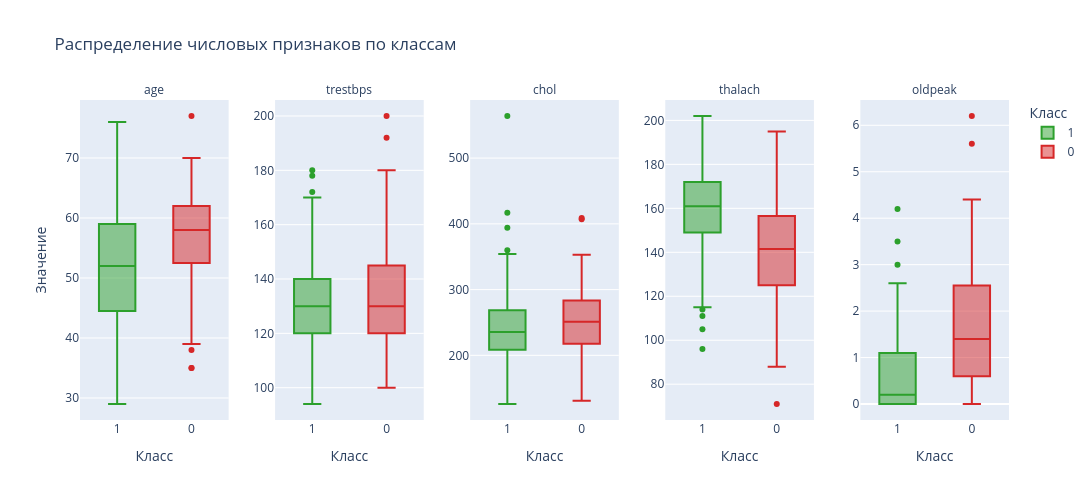

Notebook code for this chart:
### Markdown cell above
## 3.1 Распределение числовых признаков по классам (интерактивный график)

График интерактивный: можно наводить курсор на «ящик», чтобы увидеть точные значения
квартилей, и скрывать классы кликом по легенде.

### Code cell
long = df.melt(id_vars=target, value_vars=numeric_features,
               var_name='Признак', value_name='Значение')
long['Класс'] = long[target].astype(str)

fig = px.box(
    long, x='Класс', y='Значение', color='Класс',
    facet_col='Признак', facet_col_spacing=0.05,
    category_orders={'Признак': numeric_features},
    color_discrete_map={'0': '#d62728', '1': '#2ca02c'},
    title='Распределение числовых признаков по классам',
    points='outliers',
)
fig.update_yaxes(matches=None, showticklabels=True)
fig.for_each_annotation(lambda a: a.update(text=a.text.split('=')[-1]))
fig.update_layout(width=1200, height=500)

fig.write_html('numeric_boxplot.html', include_plotlyjs='cdn')
fig.write_image('numeric_boxplot.png', width=1200, height=500)
fig.show()

### Figure 1 — Plotly figure (JSON) as saved in the notebook; plotly's stock layout.template omitted (floating-point values rounded to 4 significant figures; data arrays with more than 128 entries replaced by an {"elided": "..."} marker saying what was removed)
{"data": [{"alignmentgroup": "True", "boxpoints": "outliers", "hovertemplate": "Класс=%{x}<br>Признак=age<br>Значение=%{y}<extra></extra>", "legendgroup": "1", "marker": {"color": "#2ca02c"}, "name": "1", "notched": false, "offsetgroup": "1", "orientation": "v", "showlegend": true, "type": "box", "x": {"elided": "160 str values"}, "x0": " ", "xaxis": "x", "y": {"elided": "160 float values"}, "y0": " ", "yaxis": "y"}, {"alignmentgroup": "True", "boxpoints": "outliers", "hovertemplate": "Класс=%{x}<br>Признак=age<br>Значение=%{y}<extra></extra>", "legendgroup": "0", "marker": {"color": "#d62728"}, "name": "0", "notched": false, "offsetgroup": "0", "orientation": "v", "showlegend": true, "type": "box", "x": {"elided": "136 str values"}, "x0": " ", "xaxis": "x", "y": {"elided": "136 float values"}, "y0": " ", "yaxis": "y"}, {"alignmentgroup": "True", "boxpoints": "outliers", "hovertemplate": "Класс=%{x}<br>Признак=trestbps<br>Значение=%{y}<extra></extra>", "legendgroup": "1", "marker": {"color": "#2ca02c"}, "name": "1", "notched": false, "offsetgroup": "1", "orientation": "v", "showlegend": false, "type": "box", "x": {"elided": "160 str values"}, "x0": " ", "xaxis": "x2", "y": {"elided": "160 float values"}, "y0": " ", "yaxis": "y2"}, {"alignmentgroup": "True", "boxpoints": "outliers", "hovertemplate": "Класс=%{x}<br>Признак=trestbps<br>Значение=%{y}<extra></extra>", "legendgroup": "0", "marker": {"color": "#d62728"}, "name": "0", "notched": false, "offsetgroup": "0", "orientation": "v", "showlegend": false, "type": "box", "x": {"elided": "136 str values"}, "x0": " ", "xaxis": "x2", "y": {"elided": "136 float values"}, "y0": " ", "yaxis": "y2"}, {"alignmentgroup": "True", "boxpoints": "outliers", "hovertemplate": "Класс=%{x}<br>Признак=chol<br>Значение=%{y}<extra></extra>", "legendgroup": "1", "marker": {"color": "#2ca02c"}, "name": "1", "notched": false, "offsetgroup": "1", "orientation": "v", "showlegend": false, "type": "box", "x": {"elided": "160 str values"}, "x0": " ", "xaxis": "x3", "y": {"elided": "160 float values"}, "y0": " ", "yaxis": "y3"}, {"alignmentgroup": "True", "boxpoints": "outliers", "hovertemplate": "Класс=%{x}<br>Признак=chol<br>Значение=%{y}<extra></extra>", "legendgroup": "0", "marker": {"color": "#d62728"}, "name": "0", "notched": false, "offsetgroup": "0", "orientation": "v", "showlegend": false, "type": "box", "x": {"elided": "136 str values"}, "x0": " ", "xaxis": "x3", "y": {"elided": "136 float values"}, "y0": " ", "yaxis": "y3"}, {"alignmentgroup": "True", "boxpoints": "outliers", "hovertemplate": "Класс=%{x}<br>Признак=thalach<br>Значение=%{y}<extra></extra>", "legendgroup": "1", "marker": {"color": "#2ca02c"}, "name": "1", "notched": false, "offsetgroup": "1", "orientation": "v", "showlegend": false, "type": "box", "x": {"elided": "160 str values"}, "x0": " ", "xaxis": "x4", "y": {"elided": "160 float values"}, "y0": " ", "yaxis": "y4"}, {"alignmentgroup": "True", "boxpoints": "outliers", "hovertemplate": "Класс=%{x}<br>Признак=thalach<br>Значение=%{y}<extra></extra>", "legendgroup": "0", "marker": {"color": "#d62728"}, "name": "0", "notched": false, "offsetgroup": "0", "orientation": "v", "showlegend": false, "type": "box", "x": {"elided": "136 str values"}, "x0": " ", "xaxis": "x4", "y": {"elided": "136 float values"}, "y0": " ", "yaxis": "y4"}, {"alignmentgroup": "True", "boxpoints": "outliers", "hovertemplate": "Класс=%{x}<br>Признак=oldpeak<br>Значение=%{y}<extra></extra>", "legendgroup": "1", "marker": {"color": "#2ca02c"}, "name": "1", "notched": false, "offsetgroup": "1", "orientation": "v", "showlegend": false, "type": "box", "x": {"elided": "160 str values"}, "x0": " ", "xaxis": "x5", "y": {"elided": "160 float values"}, "y0": " ", "yaxis": "y5"}, {"alignmentgroup": "True", "boxpoints": "outliers", "hovertemplate": "Класс=%{x}<br>Признак=oldpeak<br>Значение=%{y}<extra></extra>", "legendgroup": "0", "marker": {"color": "#d62728"}, "name": "0", "notched": false, "offsetgroup": "0", "orientation": "v", "showlegend": false, "type": "box", "x": {"elided": "136 str values"}, "x0": " ", "xaxis": "x5", "y": {"elided": "136 float values"}, "y0": " ", "yaxis": "y5"}], "layout": {"annotations": [{"font": {}, "showarrow": false, "text": "age", "x": 0.08, "xanchor": "center", "xref": "paper", "y": 1.0, "yanchor": "bottom", "yref": "paper"}, {"font": {}, "showarrow": false, "text": "trestbps", "x": 0.29, "xanchor": "center", "xref": "paper", "y": 1.0, "yanchor": "bottom", "yref": "paper"}, {"font": {}, "showarrow": false, "text": "chol", "x": 0.5, "xanchor": "center", "xref": "paper", "y": 1.0, "yanchor": "bottom", "yref": "paper"}, {"font": {}, "showarrow": false, "text": "thalach", "x": 0.71, "xanchor": "center", "xref": "paper", "y": 1.0, "yanchor": "bottom", "yref": "paper"}, {"font": {}, "showarrow": false, "text": "oldpeak", "x": 0.92, "xanchor": "center", "xref": "paper", "y": 1.0, "yanchor": "bottom", "yref": "paper"}], "boxmode": "overlay", "height": 500, "legend": {"title": {"text": "Класс"}, "tracegroupgap": 0}, "title": {"text": "Распределение числовых признаков по классам"}, "width": 1200, "xaxis": {"anchor": "y", "categoryarray": ["1", "0"], "categoryorder": "array", "domain": [0.0, 0.16], "title": {"text": "Класс"}}, "xaxis2": {"anchor": "y2", "categoryarray": ["1", "0"], "categoryorder": "array", "domain": [0.21, 0.37], "matches": "x", "title": {"text": "Класс"}}, "xaxis3": {"anchor": "y3", "categoryarray": ["1", "0"], "categoryorder": "array", "domain": [0.42, 0.58], "matches": "x", "title": {"text": "Класс"}}, "xaxis4": {"anchor": "y4", "categoryarray": ["1", "0"], "categoryorder": "array", "domain": [0.63, 0.79], "matches": "x", "title": {"text": "Класс"}}, "xaxis5": {"anchor": "y5", "categoryarray": ["1", "0"], "categoryorder": "array", "domain": [0.84, 1.0], "matches": "x", "title": {"text": "Класс"}}, "yaxis": {"anchor": "x", "domain": [0.0, 1.0], "showticklabels": true, "title": {"text": "Значение"}}, "yaxis2": {"anchor": "x2", "domain": [0.0, 1.0], "showticklabels": true}, "yaxis3": {"anchor": "x3", "domain": [0.0, 1.0], "showticklabels": true}, "yaxis4": {"anchor": "x4", "domain": [0.0, 1.0], "showticklabels": true}, "yaxis5": {"anchor": "x5", "domain": [0.0, 1.0], "showticklabels": true}}}
